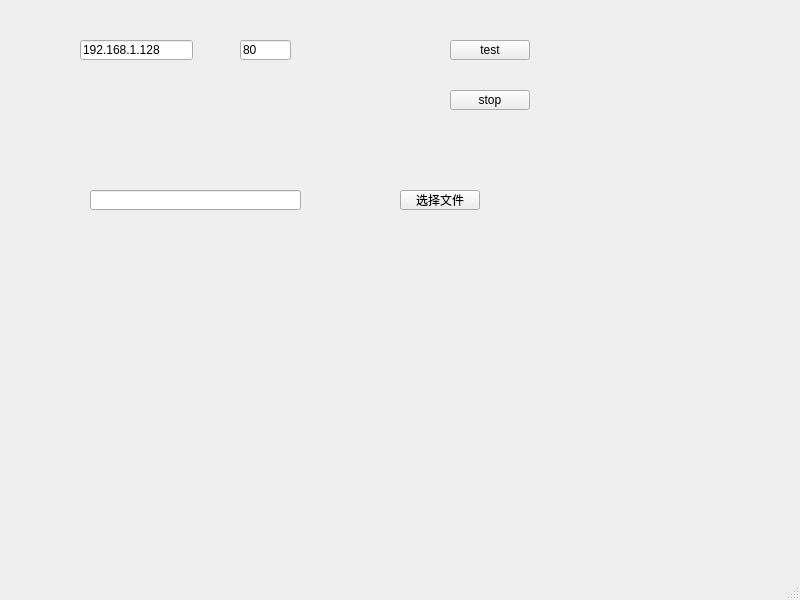
<?xml version="1.0" encoding="UTF-8"?>
<ui version="4.0">
 <class>MainWindow</class>
 <widget class="QMainWindow" name="MainWindow">
  <property name="geometry">
   <rect>
    <x>0</x>
    <y>0</y>
    <width>800</width>
    <height>600</height>
   </rect>
  </property>
  <property name="windowTitle">
   <string>MainWindow</string>
  </property>
  <widget class="QWidget" name="centralwidget">
   <widget class="QPushButton" name="pushButton">
    <property name="geometry">
     <rect>
      <x>450</x>
      <y>40</y>
      <width>80</width>
      <height>20</height>
     </rect>
    </property>
    <property name="text">
     <string>test</string>
    </property>
   </widget>
   <widget class="QLineEdit" name="lineEdit">
    <property name="geometry">
     <rect>
      <x>80</x>
      <y>40</y>
      <width>113</width>
      <height>20</height>
     </rect>
    </property>
    <property name="text">
     <string>192.168.1.128</string>
    </property>
   </widget>
   <widget class="QPushButton" name="pushButton_2">
    <property name="geometry">
     <rect>
      <x>450</x>
      <y>90</y>
      <width>80</width>
      <height>20</height>
     </rect>
    </property>
    <property name="text">
     <string>stop</string>
    </property>
   </widget>
   <widget class="QLineEdit" name="lineEdit_2">
    <property name="geometry">
     <rect>
      <x>240</x>
      <y>40</y>
      <width>51</width>
      <height>20</height>
     </rect>
    </property>
    <property name="text">
     <string>80</string>
    </property>
   </widget>
   <widget class="QLineEdit" name="lineEdit_3">
    <property name="geometry">
     <rect>
      <x>90</x>
      <y>190</y>
      <width>211</width>
      <height>20</height>
     </rect>
    </property>
   </widget>
   <widget class="QPushButton" name="pushButton_3">
    <property name="geometry">
     <rect>
      <x>400</x>
      <y>190</y>
      <width>80</width>
      <height>20</height>
     </rect>
    </property>
    <property name="text">
     <string>选择文件</string>
    </property>
   </widget>
  </widget>
  <widget class="QMenuBar" name="menubar">
   <property name="geometry">
    <rect>
     <x>0</x>
     <y>0</y>
     <width>800</width>
     <height>21</height>
    </rect>
   </property>
  </widget>
  <widget class="QStatusBar" name="statusbar"/>
 </widget>
 <resources/>
 <connections/>
</ui>
